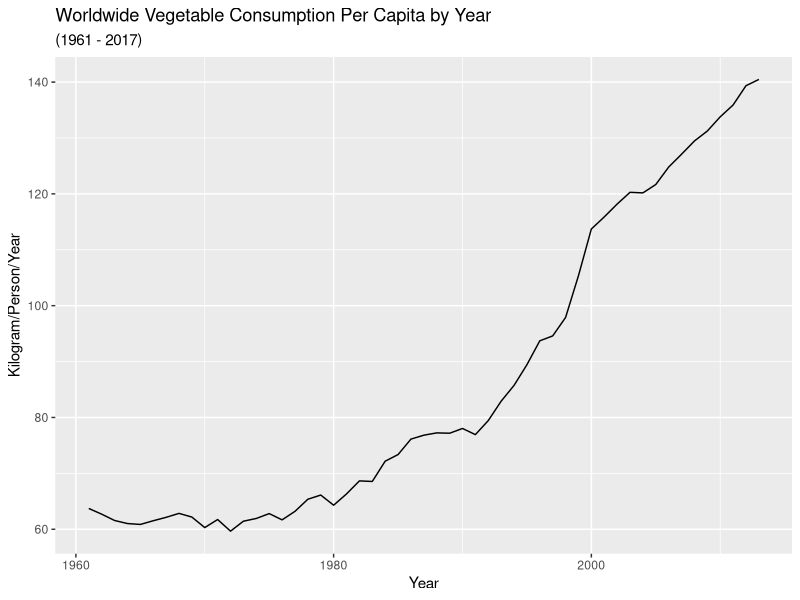
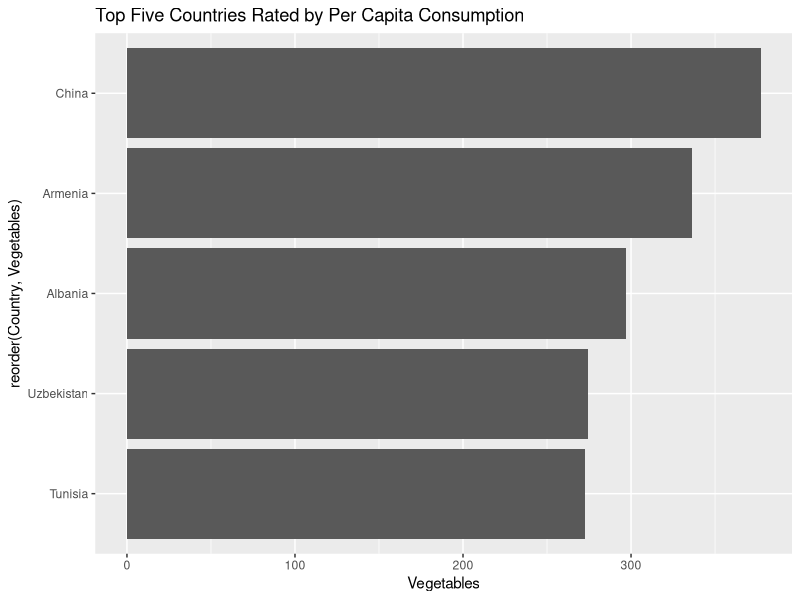
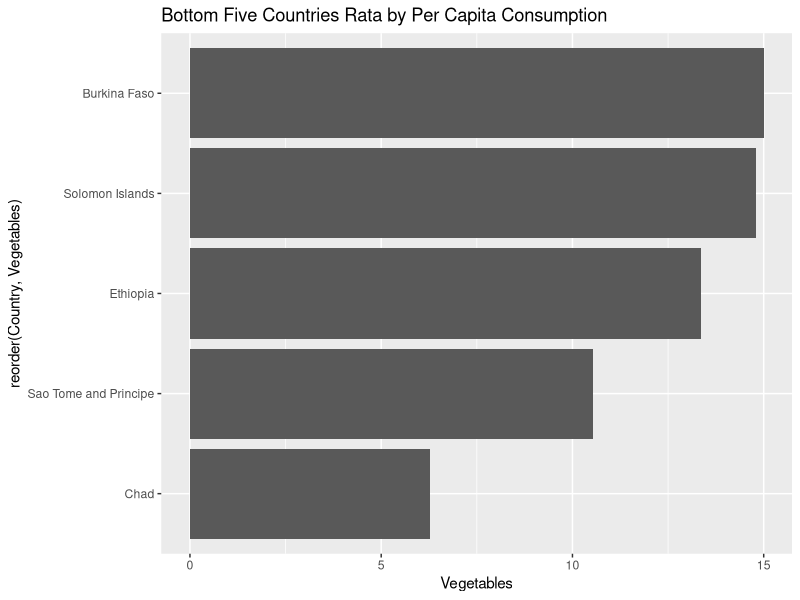

These figures' R source, in order:
library(ggplot2)
library(scales)
library(tidyr)
library(dplyr)

vegetable_consumption <- read.csv("./DATA/20-vegetable-consumption-per-capita.csv")
colnames(vegetable_consumption) <- c("Country","Code","Year","Vegetables")

### Worldwide vegetable Consumption per Capita
vegetable_consumption %>% filter(Country == "World") %>%
  ggplot() + geom_line(aes(x=Year,y=Vegetables)) +
  scale_y_continuous(labels=comma) +
  labs(title="Worldwide Vegetable Consumption Per Capita by Year",
       subtitle = "(1961 - 2017)",
       y="Kilogram/Person/Year")

## Top Five Countries with highest per cap consumption

vegie_top <- vegetable_consumption %>% filter(Year =="2017") %>%  top_n(5,Vegetables)
vegie_top <- as.data.frame(vegie_top)

ggplot(vegie_top) + geom_col(aes(x=reorder(Country,Vegetables),y=Vegetables)) + coord_flip() +
  labs(title="Top Five Countries Rated by Per Capita Consumption")

### Plot Bottom Five Countries by Per Capita Consumption

vegie_bottom <- vegetable_consumption %>% filter(Year =="2017") %>%  top_n(-5,Vegetables)
vegie_bottom <- as.data.frame(vegie_bottom)

ggplot(vegie_bottom) + geom_col(aes(x=reorder(Country,Vegetables),y=Vegetables)) + coord_flip() +
  labs(title="Bottom Five Countries Rata by Per Capita Consumption")